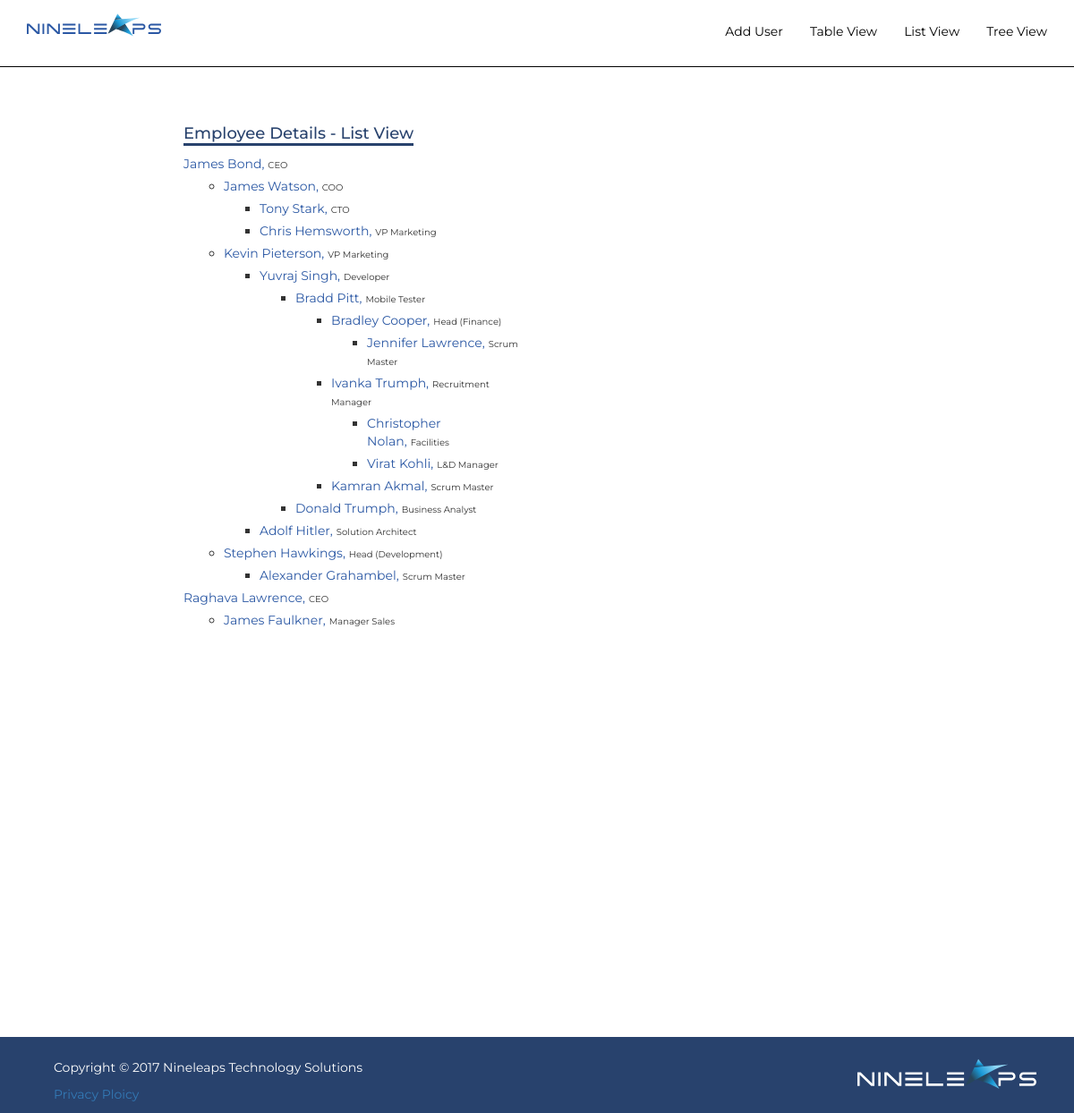
Screenshot of /list_view.php with the database file from the repository.
### tables this page shows
CREATE TABLE `nineleaps_data_table` (
  `s_no` int(11) NOT NULL,
  `employee_name` varchar(30) NOT NULL,
  `designation` varchar(30) NOT NULL,
  `reporting_manager` varchar(30) DEFAULT NULL
);

### load_employee_details.php (called while the page is built, shortened)
<?php
    function getRows(){
        $servername = "localhost";
        $username = "root";
        $password = "";
        $dbname = "nineleaps_db";
        $conn = new mysqli($servername, $username, $password, $dbname);
        $response = array();
        $sql = "SELECT * FROM `nineleaps_data_table` ORDER BY `s_no` ASC";
        $result = $conn->query($sql);
        if ($result->num_rows > 0) {
            while($row = $result->fetch_assoc()) {
                $response[] = $row;
            }
            return $response;
        } else {
            return "No Records Found";
        }
    }
?>

### list_view.php (the view, shortened to what this page needs)
<?php
    require_once('load_employee_details.php');
    $result = getRows();
  ?>
<!DOCTYPE html>
<html lang="en">
<head>
  <link rel="stylesheet" href="https://maxcdn.bootstrapcdn.com/bootstrap/3.3.7/css/bootstrap.min.css">
  <link rel="stylesheet" href="css/homepage.css">
</head>
<body>
	<nav class="navbar navbar-inverse navbarNavTag navbar-fixed-top" style="border-color: #000000;">
	  <div class="container">
	    <div class="navbar-header">
	      <a class="navbar-brand" href="index.php"><img src="img/logo.svg" alt="company logo" class="logoClass"></a>
	    </div>
	    <div class="collapse navbar-collapse" id="myNavbar">
	      <ul class="nav navbar-nav navbar-right navUl">
	       <li><a href="add_user.php" class="navAnchor">Add User</a></li>
          <li><a href="table_view.php" class="navAnchor">Table View</a></li>
          <li><a href="list_view.php" class="navAnchor">List View</a></li>
          <li><a href="#" class="navAnchor">Tree View</a></li>
	      </ul>
	    </div>
	  </div>
	</nav>
	 <section class="section_class">
   <div class="row">
        <div class="col-md-2"></div>
        <div class="container col-md-4">
          <h4 style="width: fit-content; color: #28426d; text-align: left; border-bottom: solid;">Employee Details - List View</h4>
        </div>
    </div>
    <div class="row">
   <div class="col-md-2"></div>
		<div class="container col-md-4">
      <ul class="list-unstyled">
		  <?php
        if($result!="No Records Found"){
          foreach ($result as $row) {
            if($row['reporting_manager']==''){ ?>
              <li style="margin-bottom: 5px;"><span style="color: #2b58a4;"><?php echo $row['employee_name'].','; ?></span><span style="padding-left: 4px; font-size: 10px;"><?php echo $row['designation']; ?></span></li>
              <?php
                foreach ($result as $value1) {
                  if($row['employee_name'] == $value1['reporting_manager']){ ?>
                    <ul>
                      <li style="margin-left: 5px; margin-bottom: 5px;"><span style="color: #2b58a4;"><?php echo $value1['employee_name'].','; ?></span><span style="padding-left: 4px; font-size: 10px;"><?php echo $value1['designation']; ?></span></li>
                      <?php
                        foreach ($result as $value2) {
                          if($value1['employee_name'] == $value2['reporting_manager']){ ?>
                            <ul>
                              <li style="margin-left: 5px; margin-bottom: 5px;"><span style="color: #2b58a4;"><?php echo $value2['employee_name'].','; ?></span><span style="padding-left: 4px; font-size: 10px;"><?php echo $value2['designation']; ?></span></li>
                              <?php
                                foreach ($result as $value3) {
                                  if($value2['employee_name'] == $value3['reporting_manager']){ ?>
                                    <ul>
                                      <li style="margin-left: 5px; margin-bottom: 5px;"><span style="color: #2b58a4;"><?php echo $value3['employee_name'].','; ?></span><span style="padding-left: 4px; font-size: 10px;"><?php echo $value3['designation']; ?></span></li>
                                      <?php
                                        foreach ($result as $value4) {
                                          if($value3['employee_name'] == $value4['reporting_manager']){ ?>
                                            <ul>
                                              <li style="margin-left: 5px; margin-bottom: 5px;"><span style="color: #2b58a4;"><?php echo $value4['employee_name'].','; ?></span><span style="padding-left: 4px; font-size: 10px;"><?php echo $value4['designation']; ?></span></li>
                                              <?php
                                                foreach ($result as $value5) {
                                                  if($value4['employee_name'] == $value5['reporting_manager']){ ?>
                                                    <ul>
                                                      <li style="margin-left: 5px; margin-bottom: 5px;"><span style="color: #2b58a4;"><?php echo $value5['employee_name'].','; ?></span><span style="padding-left: 4px; font-size: 10px;"><?php echo $value5['designation']; ?></span></li>
                                                    </ul>
                                                <?php  }
                                                }
                                              ?>
                                            </ul>
                                        <?php  }
                                        }
                                      ?>
                                    </ul>
                                <?php  }
                                }
                              ?>
                            </ul>
                       <?php
                          }
                        }
                      ?>
                    </ul>
              <?php  }
                }
              ?>
            <?php }
          }
        }
      ?>
      </ul>
		</div>
    </div>
	</section>
  <footer style="width: 100%; height: 85px; background-color: #28426d; padding-top: 24px; margin-top: 33%; ">
    <div class="row">
      <div class="col-md-5" style="margin-left: 60px;">
        <p style="color: #ffffff">Copyright © 2017 Nineleaps Technology Solutions</p>
        <p style="color: #c1c1c1"><a href="https://www.nineleaps.com/privacy-policy">Privacy Ploicy</a></p>
      </div>
      <div class="col-md-6"><a href="#"><img src="img/nineleaps-logo-footer.svg" alt="company logo" style="width: 200px; height: 35px; float: right;"></a></div>
    </div>
</footer>
</body>
</html>

### css/homepage.css (style rules this page uses)
.section_class { margin-top: 80px; padding: 50px 0; }
body { font-family: 'Montserrat', sans-serif; }
.navbarNavTag { background-color: #ffffff; border-color: #ffffff; height: 75px; }
.logoClass { max-width: 150px; max-height: 180px; }
.navAnchor { font-color: #404040; }
.navUl { margin-top: 10px; }
.navbar-inverse .navbar-nav>li>a { color: #000000; }

### rows the page displays
nineleaps_data_table: employee_name "James Bond", designation "CEO"
nineleaps_data_table: employee_name "James Watson", designation "COO"
nineleaps_data_table: employee_name "Tony Stark", designation "CTO"
nineleaps_data_table: employee_name "Chris Hemsworth", designation "VP Marketing"
nineleaps_data_table: employee_name "Kevin Pieterson", designation "VP Marketing"
nineleaps_data_table: employee_name "Yuvraj Singh", designation "Developer"
nineleaps_data_table: employee_name "Bradd Pitt", designation "Mobile Tester"
nineleaps_data_table: employee_name "Bradley Cooper", designation "Head (Finance)"
nineleaps_data_table: employee_name "Jennifer Lawrence", designation "Scrum Master"
nineleaps_data_table: employee_name "Ivanka Trumph", designation "Recruitment Manager"
nineleaps_data_table: employee_name "Christopher Nolan", designation "Facilities"
nineleaps_data_table: employee_name "Virat Kohli", designation "L&D Manager"
nineleaps_data_table: employee_name "Kamran Akmal", designation "Scrum Master"
nineleaps_data_table: employee_name "Donald Trumph", designation "Business Analyst"
nineleaps_data_table: employee_name "Adolf Hitler", designation "Solution Architect"
nineleaps_data_table: employee_name "Stephen Hawkings", designation "Head (Development)"
nineleaps_data_table: employee_name "Alexander Grahambel", designation "Scrum Master"
nineleaps_data_table: employee_name "Raghava Lawrence", designation "CEO"
nineleaps_data_table: employee_name "James Faulkner", designation "Manager Sales"
